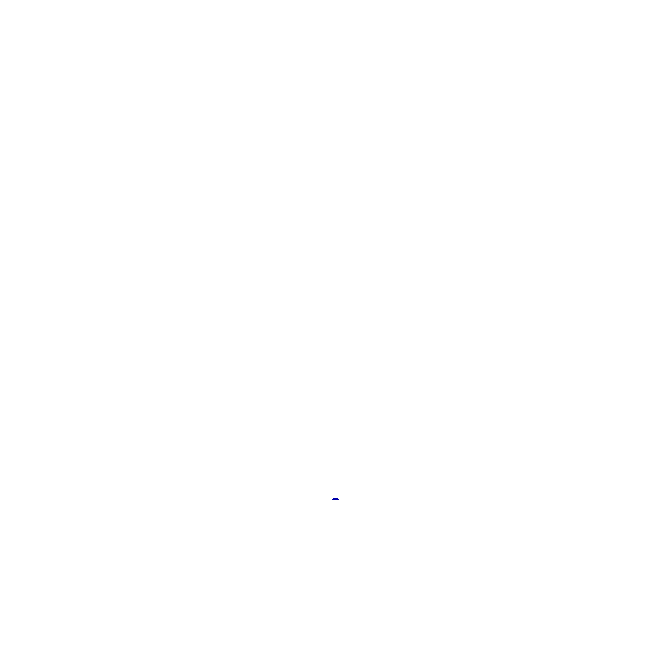
Frame 1 (no input)
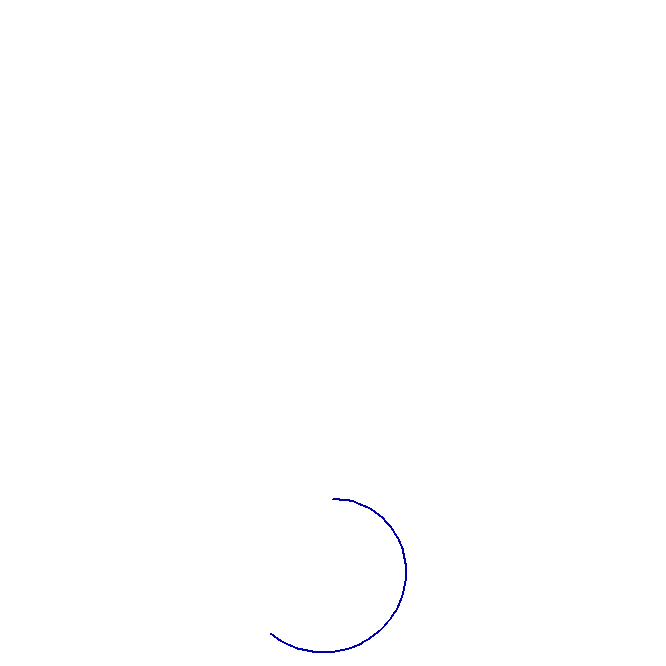
Frame 60 (the mouse pressed at the canvas centre just before this capture)
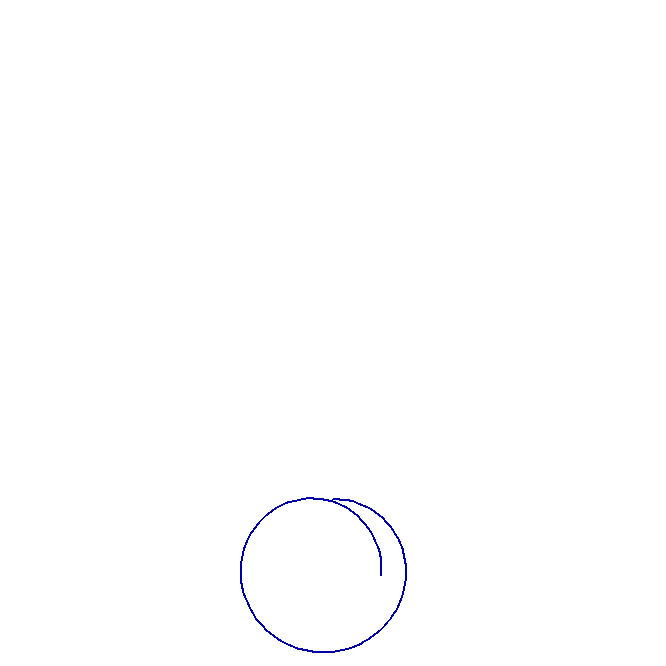
Frame 120 (the mouse held since frame 60 and released just before this capture)

The Processing sketch that drew these frames (run headless with seeded random() and noise(); from frame 60 on, the mouse is pressed at the canvas centre):

// Processing sketch: demo_240509b_turtle
// ── demo_240509b_turtle.pde
Turtle rertle, gertle, bertle;

void setup(){
  size(666, 666);
  background(255);
  rertle = new Turtle(width * 0.50, height * 0.25);
  gertle = new Turtle(width * 0.50, height * 0.50);
  bertle = new Turtle(width * 0.50, height * 0.75);
  
  rertle.ink = #aa0000;
  gertle.ink = #00aa00;
  bertle.ink = #0000aa;
  
  noSmooth();
  //frameRate(5);
}

void draw(){
  
  //rertle.walk(5);
  //rertle.turn(radians(1 - dist(rertle.position.x, rertle.position.y, width/2, height/2) / 200));
  
  //gertle.walk(5);
  //gertle.turn(radians(3 - dist(gertle.position.x, gertle.position.y, width/2, height/2) / 200));
  
  bertle.walk(5);
  bertle.turn(radians(5 - dist(bertle.position.x, bertle.position.y, width/2, height/2) / 200));
}

// ── turtle.pde
class Turtle {
  PVector position;
  float heading;
  color ink;
  float lineWeight;
  
  Turtle(float x, float y){
    position = new PVector(x, y);
    heading = 0;
    ink = color(0);
    lineWeight = 2;
    strokeWeight(lineWeight);
  }
  
  void turn(float amount){
    heading += amount;
  }
  
  void walk(float amount){
    PVector old = position.copy();
    position.add( PVector.fromAngle(heading).mult(amount) );
    stroke(ink);
    line(old.x, old.y, position.x, position.y);
  }
  
  
  
}
